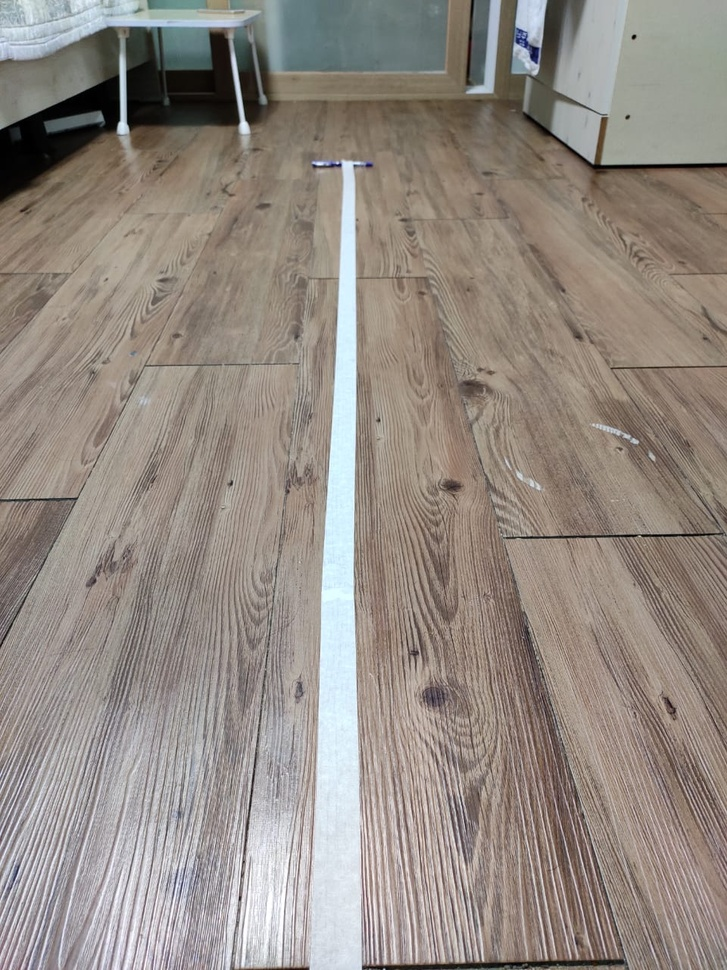
#> input picture Images/ex4.jpeg, 727 x 970 px, shrunk from 960 x 1280 before the run, found by its file name
$ python 'whiteball image tracking.py'
#> lines starting #> are read from the running program, lines starting #| are printed output that depends on the picture; after the words box and inside, x2 and y2 are one past the last pixel; in counts of white or black regions, pixels touching at a corner belong together; long printed decimals are rounded
import cv2

import numpy as np

frame = cv2.imread('ex4.jpeg')
#> frame is the input picture: shape (970, 727, 3); mean B, G, R 131.2, 138.6, 147.4
# frame1 = cv2.imread('out.jpg')

hsv = cv2.cvtColor(frame, cv2.COLOR_BGR2HSV)
#> hsv: shape (970, 727, 3); mean H, S, V 35.9, 38.9, 149.8

# define range of white color in HSV
# change it according to your need !
lower_white = np.array([0, 0, 168])
upper_white = np.array([172, 111, 255])

# Threshold the HSV image to get only white colors
mask = cv2.inRange(hsv, lower_white, upper_white)
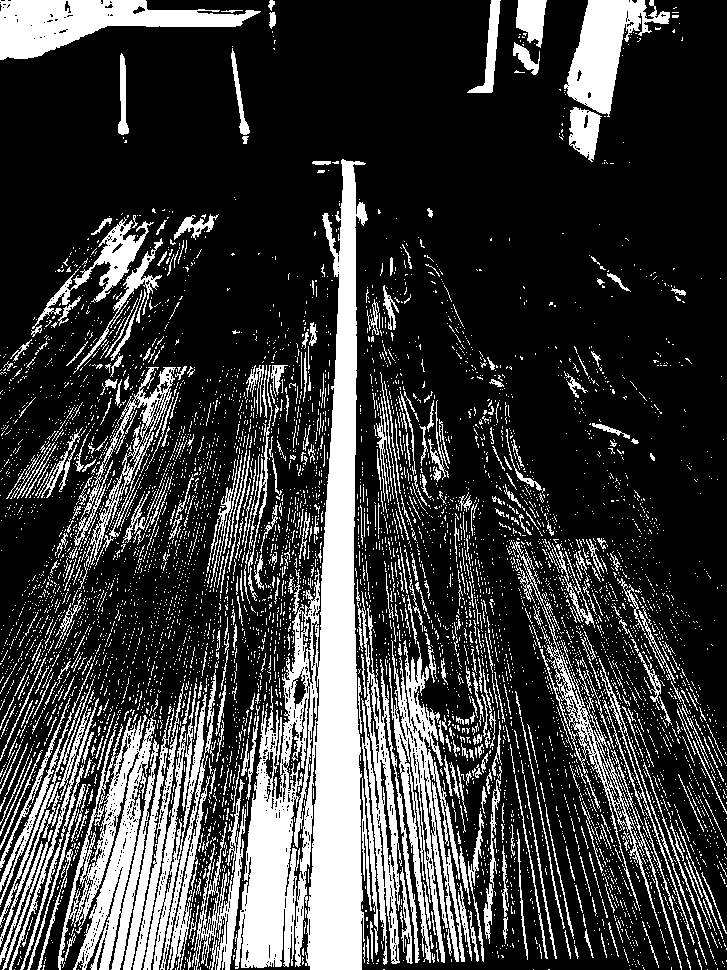
#> mask: shape (970, 727); 23.6% white; 6496 white regions (5954 under 20 px), largest, box (x1, y1, x2, y2) and area: (235, 159, 368, 970) 41582, (58, 715, 159, 970) 9798, (389, 640, 465, 963) 7776
# Bitwise-AND mask and original image
res = cv2.bitwise_and(frame,frame, mask= mask)
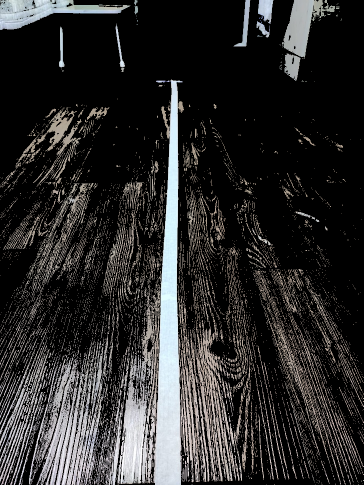
#> res: shape (970, 727, 3) (shown at 1/2 size); mean B, G, R 43.8, 44, 44.7
median = cv2.medianBlur(res, 9)
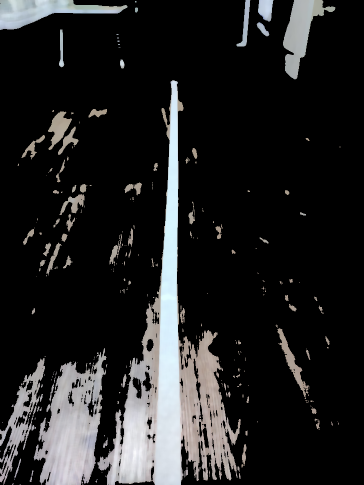
#> median: shape (970, 727, 3) (shown at 1/2 size); mean B, G, R 34.5, 34.1, 34.1
gray = cv2.cvtColor(median,cv2.COLOR_BGR2GRAY)


print(np.count_nonzero(gray))
#| 127358
edges = cv2.Canny(gray,50,150,apertureSize = 3)
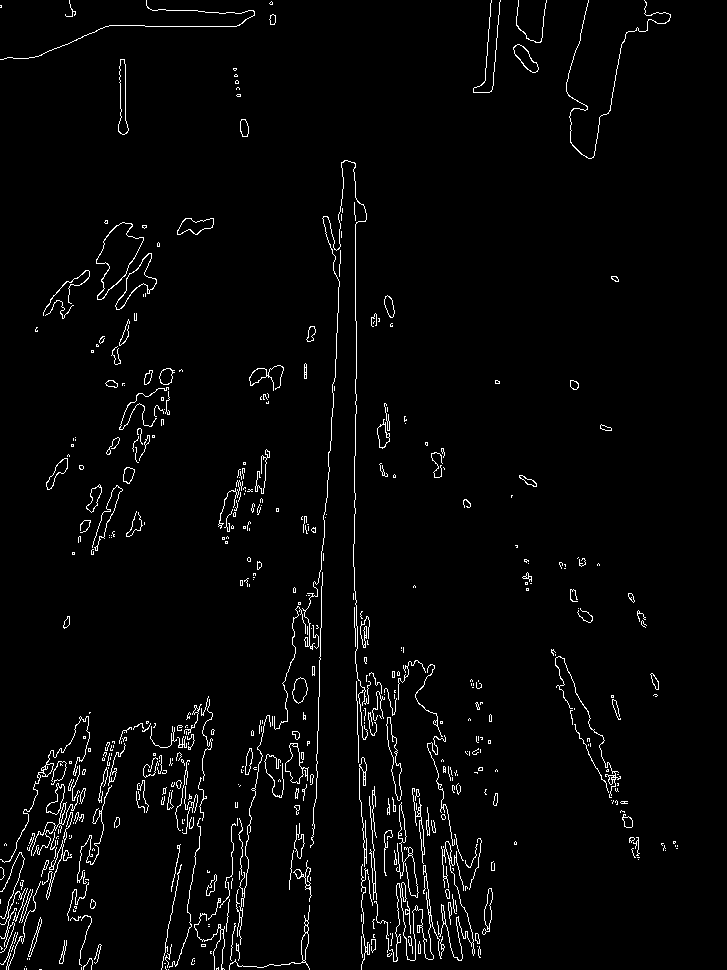
#> edges: shape (970, 727); 2.7% white in thin lines or dots

lines = cv2.HoughLines(edges,1,np.pi/180,200)
#> lines = [[355, 0], [353, 0.0524]]
print(lines)
#| [[[3.550000e+02 0.000000e+00]]
#|  [[3.530000e+02 5.235988e-02]]]
# print(lines)
for rho,theta in lines[0]:
    a = np.cos(theta)
    b = np.sin(theta)
    x0 = a*rho
    y0 = b*rho
    x1 = int(x0 + 1000*(-b))
    y1 = int(y0 + 1000*(a))
    x2 = int(x0 - 1000*(-b))
    y2 = int(y0 - 1000*(a))

    cv2.line(frame,(x1,y1),(x2,y2),(0,0,255),2)
#> this loop made 1 pass
#> (rho, theta, a, b, x0, y0, x1, y1) on pass 1: (355, 0, 1, 0, 355, 0, 355, 1000)
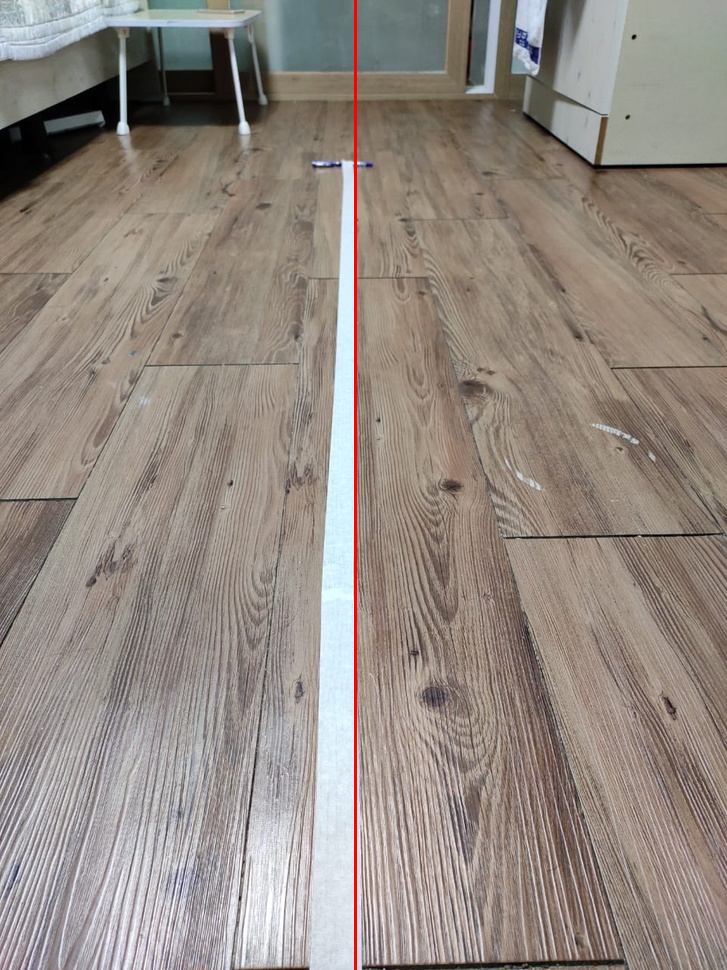
#> frame: shape (970, 727, 3); 0.41% of pixels changed, all inside (x1, y1, x2, y2) = (354, 0, 357, 970)

# th2 = cv2.adaptiveThreshold(mask, 255, cv2.ADAPTIVE_THRESH_MEAN_C,cv2.THRESH_BINARY, 11, 2)

cv2.imshow('frame',frame)
# cv2.imshow('raspiimage',frame1)
cv2.imshow('Median',median)
# cv2.imshow('th2', th2)


cv2.waitKey(0)
cv2.destroyAllWindows()

'''
hsv = cv2.cvtColor(frame, cv2.COLOR_BGR2HSV)

# define range of white color in HSV
# change it according to your need !
lower_white = np.array([0, 0, 168])
upper_white = np.array([172, 111, 255])

# Threshold the HSV image to get only white colors
mask = cv2.inRange(hsv, lower_white, upper_white)
# Bitwise-AND mask and original image
res = cv2.bitwise_and(frame,frame, mask= mask)
# median = cv2.medianBlur(res, 5)
blur = cv2.GaussianBlur(res,(5,5),0)
blur = cv2.cvtColor(blur,cv2.COLOR_BGR2GRAY)
# roi = blur[600:900,600:1000]
ret,thresh1 = cv2.threshold(blur,100,255,cv2.THRESH_BINARY_INV)
print('ret:',ret)
# Erode to eliminate noise, Dilate to restore eroded parts of image
mask = cv2.erode(thresh1, None, iterations=2)
mask = cv2.dilate(mask, None, iterations=2)


# Find all contours in frame
contours, hierarchy = cv2.findContours(mask.copy(),1,cv2.CHAIN_APPROX_NONE)
print(contours)
if len(contours) > 0:
		# Find largest contour area and image moments
		c = max(contours, key = cv2.contourArea)
		M = cv2.moments(c)

		# Find x-axis centroid using image moments
		cx = int(M['m10']/M['m00'])

		if cx >= 150:
			print('stop1')

		if ((cx < 150) and (cx > 40)):print('run')

		if cx <= 40:print('stop2')
cv2.imshow('mask',mask)
'''

$ run again, with Images/out.jpg copied over Images/ex4.jpeg
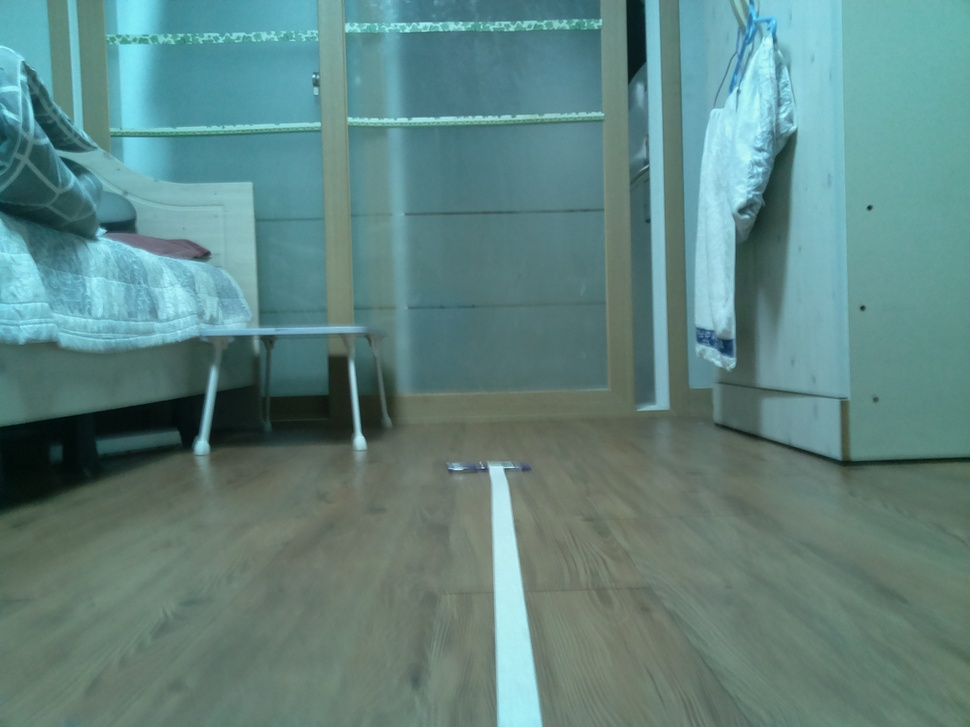
#> input picture Images/out.jpg, 970 x 727 px, shrunk from 2592 x 1944 before the run, found by its file name
#> frame is the input picture: shape (727, 970, 3); mean B, G, R 128.8, 132.4, 95.8
#> hsv: shape (727, 970, 3); mean H, S, V 79.7, 74.2, 135.5
#> `mask = cv2.inRange(hsv, lower_white, upper_white)`:
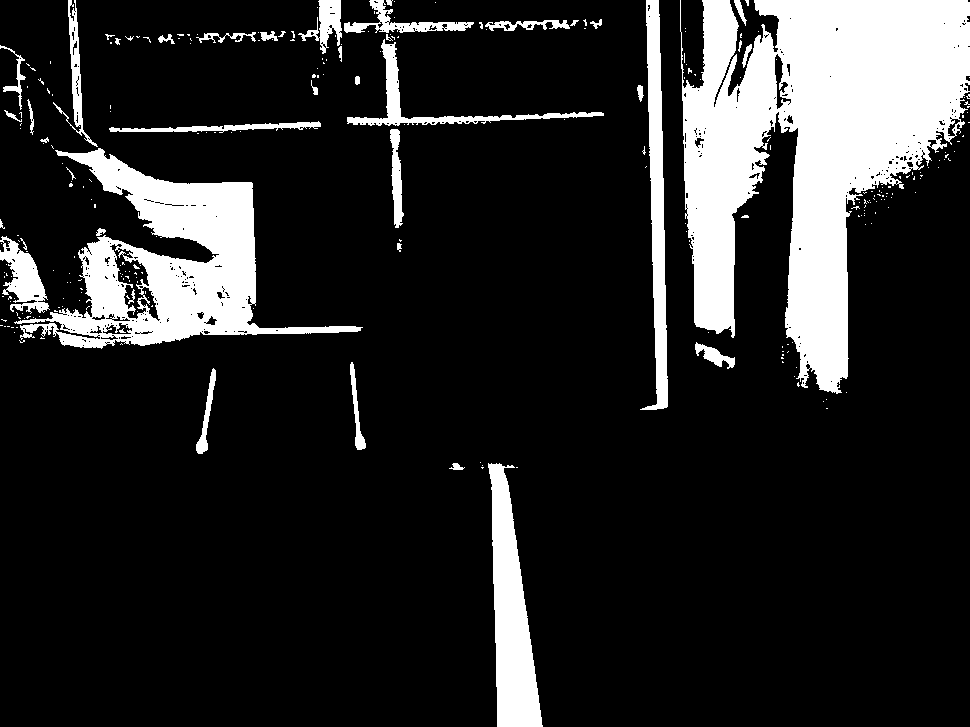
#> mask: shape (727, 970); 15.9% white; 279 white regions (236 under 20 px), largest, box (x1, y1, x2, y2) and area: (680, 0, 970, 394) 61756, (14, 148, 363, 349) 23592, (488, 463, 543, 727) 7961
#| 110343
#> edges: shape (727, 970); 1.1% white in thin lines or dots
#> lines = [[-659, 3.12]]
#| [[[-659.           3.124]]]
#> the loop `for rho,theta in lines[0]:` made 1 pass
#> (rho, theta, a, b, x0, y0, x1, y1) on pass 1: (-659, 3.12, -1, 0.0175, 658.9, -11.5, 641, -1011)
#> after the loop `for rho,theta in lines[0]:`:
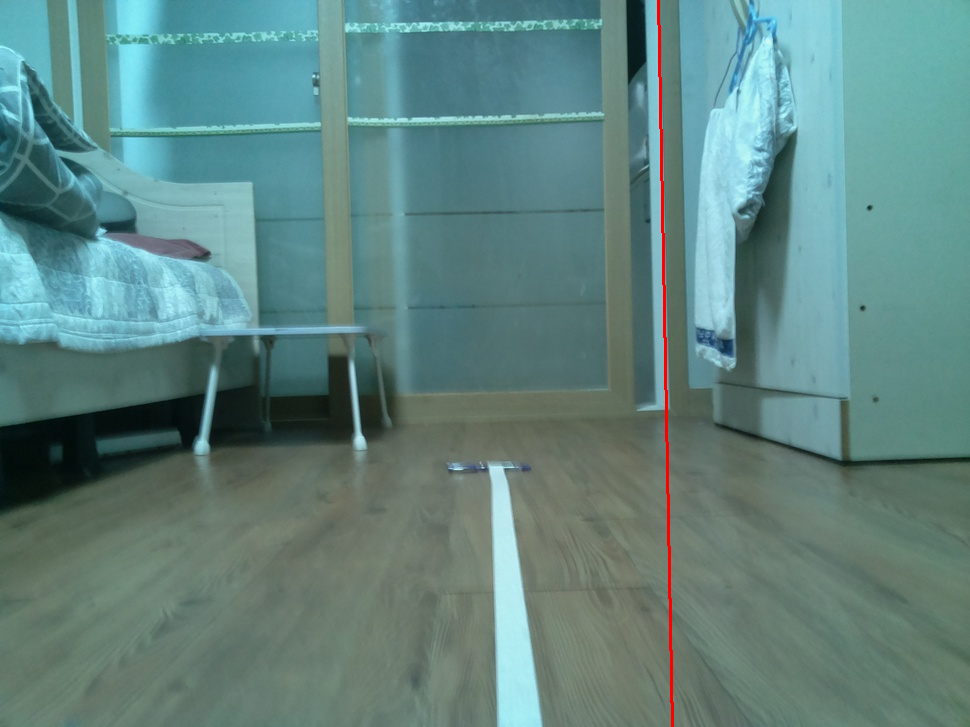
#> frame: shape (727, 970, 3); 0.31% of pixels changed, all inside (x1, y1, x2, y2) = (657, 0, 674, 727)

$ run again, with Images/ex1.jpeg copied over Images/ex4.jpeg
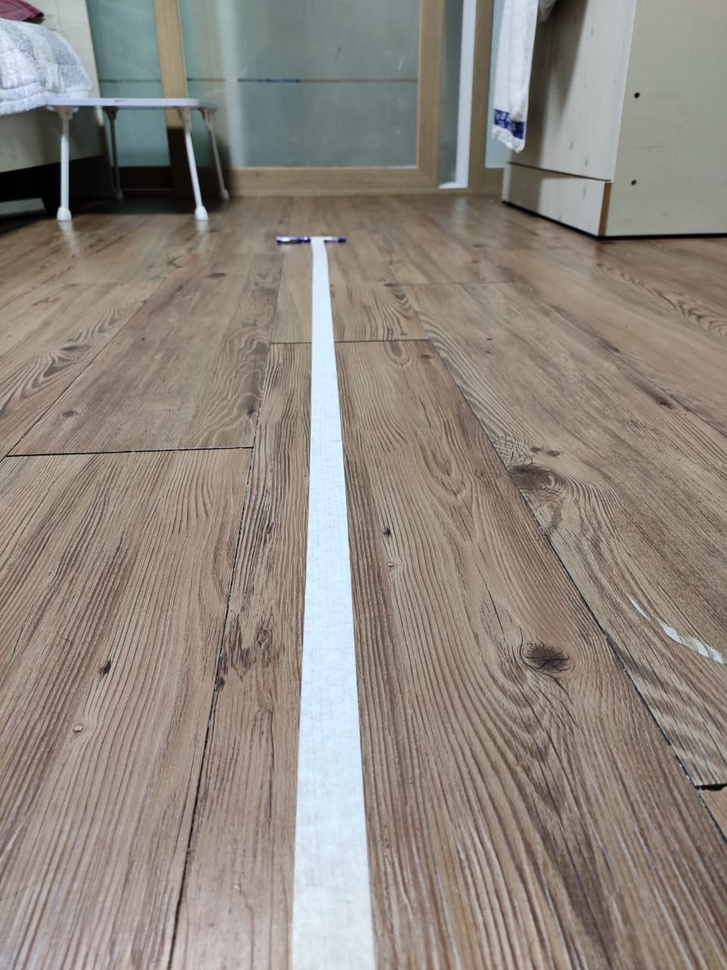
#> input picture Images/ex1.jpeg, 727 x 970 px, shrunk from 960 x 1280 before the run, found by its file name
#> frame is the input picture: shape (970, 727, 3); mean B, G, R 126.7, 135.1, 143.1
#> hsv: shape (970, 727, 3); mean H, S, V 30.2, 43.7, 146.9
#> `mask = cv2.inRange(hsv, lower_white, upper_white)`:
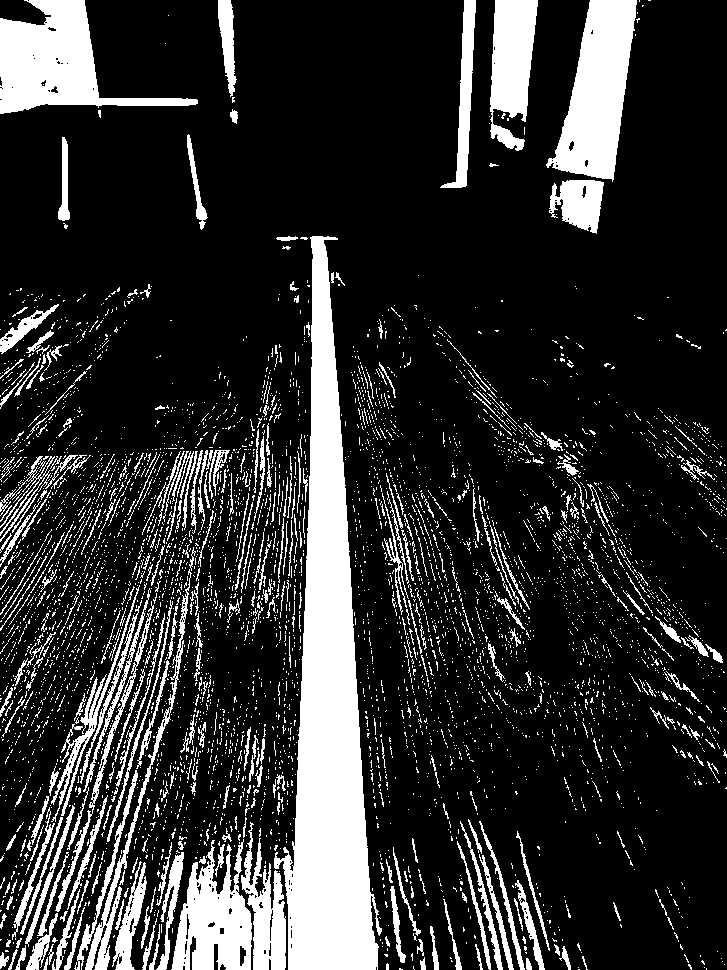
#> mask: shape (970, 727); 18.7% white; 5146 white regions (4764 under 20 px), largest, box (x1, y1, x2, y2) and area: (274, 236, 382, 970) 36296, (0, 0, 198, 114) 9726, (546, 0, 637, 182) 9384
#| 95376
#> edges: shape (970, 727); 1.5% white in thin lines or dots
#> lines = [[324, 0.0349], [-309, 3.07]]
#| [[[ 3.2400000e+02  3.4906585e-02]]
#|  [[-3.0900000e+02  3.0717795e+00]]]
#> the loop `for rho,theta in lines[0]:` made 1 pass
#> (rho, theta, a, b, x0, y0, x1, y1) on pass 1: (324, 0.0349, 0.999, 0.0349, 323.8, 11.31, 288, 1010)
#> after the loop `for rho,theta in lines[0]:`:
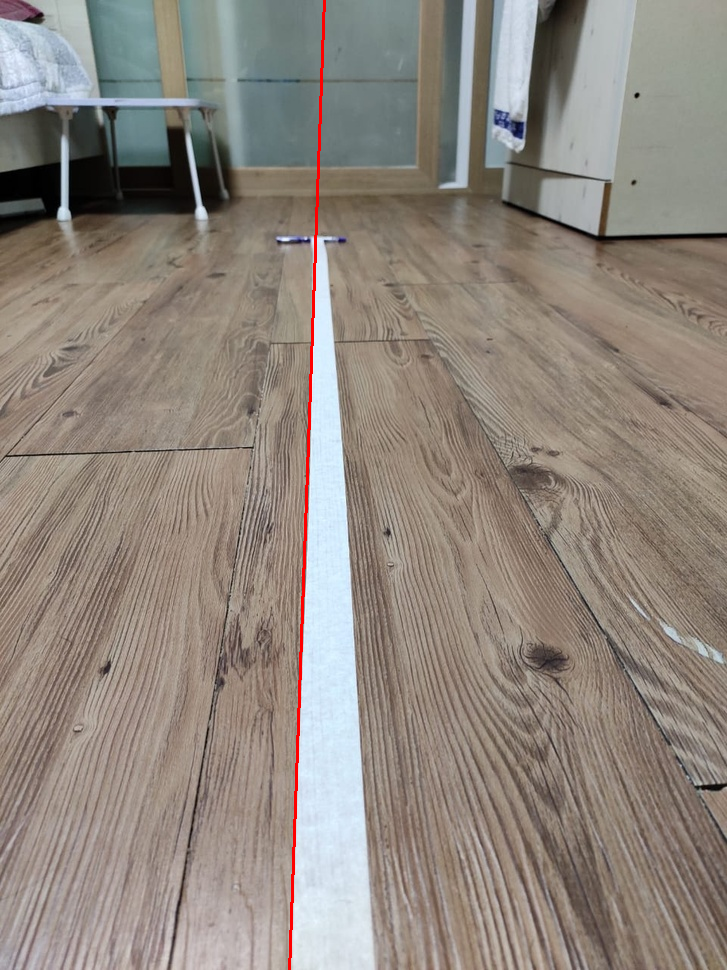
#> frame: shape (970, 727, 3); 0.41% of pixels changed, all inside (x1, y1, x2, y2) = (288, 0, 326, 970)
